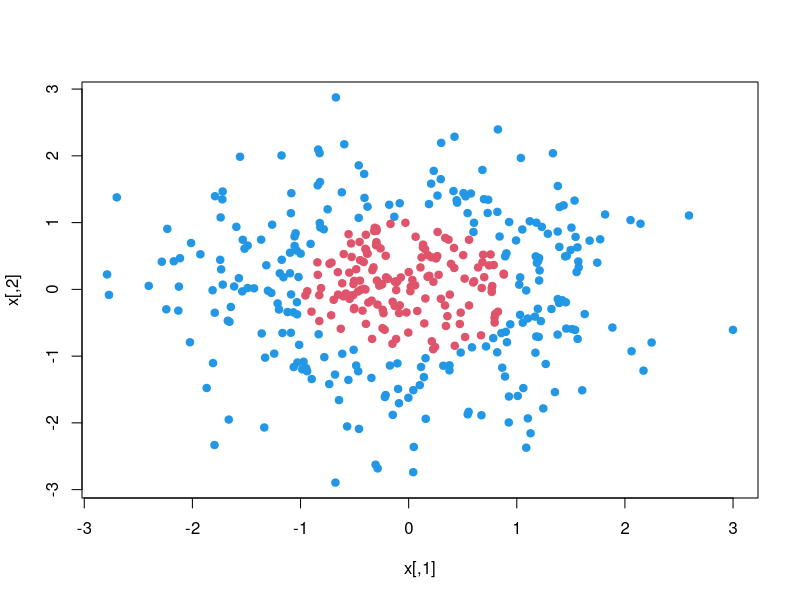
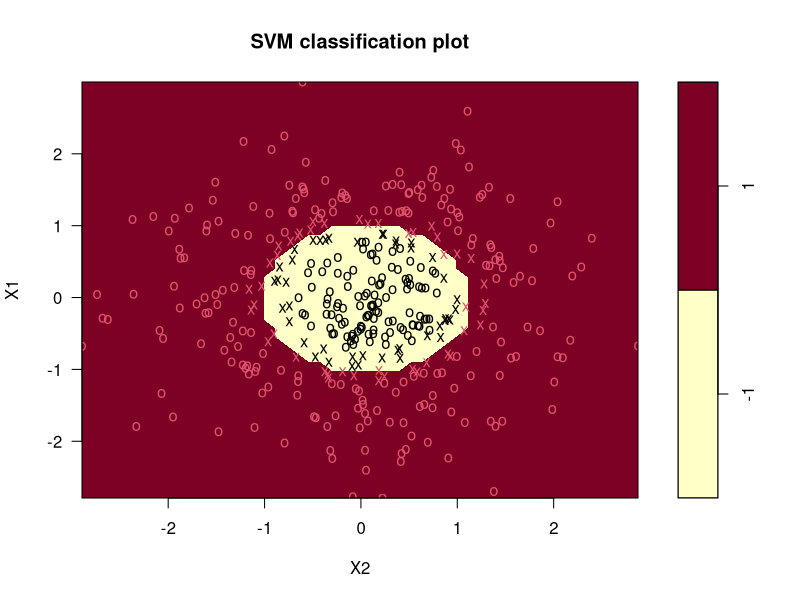

Here is the R script that generated these plots, in order:
#Modelo no lineal 2 de SVM
library(e1071)

set.seed(1011)
x = matrix(rnorm(800),400,2)
ind = (x[,1]^2 + x[,2]^2 ) > 1
y = rep(c(1,-1), c(200,200))
y[ind] = 1;
y[ind == FALSE] = -1

plot(x, col = y +3, pch = 19)

#SVM 

train = data.frame(x,y=as.factor(y))

svmfit=svm(y~.,data=train,kernel="radial",cost =1, scale="F")

print(svmfit)
plot(svmfit, train)


